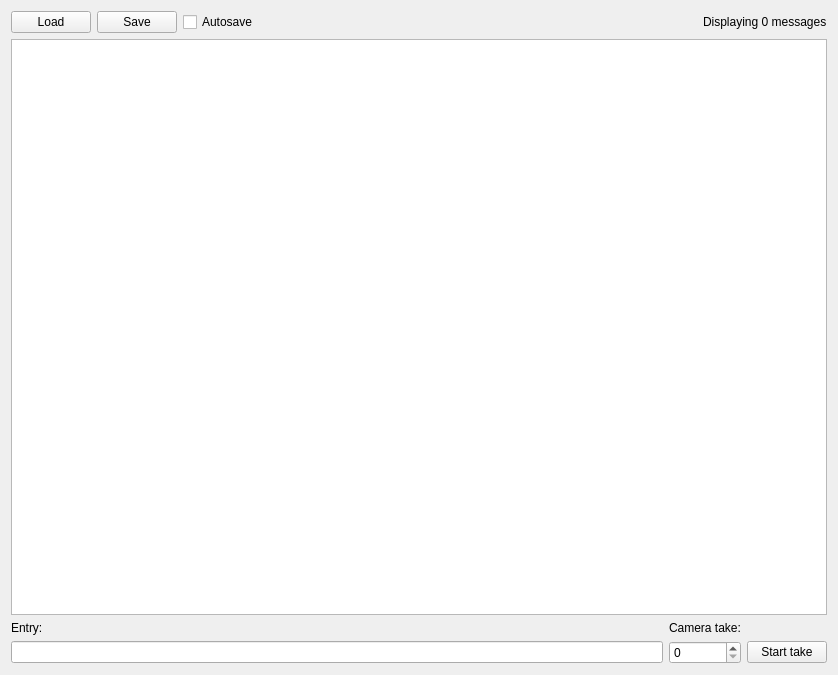
<?xml version="1.0" encoding="UTF-8"?>
<ui version="4.0">
 <class>notes_widget</class>
 <widget class="QWidget" name="notes_widget">
  <property name="geometry">
   <rect>
    <x>0</x>
    <y>0</y>
    <width>838</width>
    <height>675</height>
   </rect>
  </property>
  <property name="windowTitle">
   <string>Note taker</string>
  </property>
  <property name="windowIcon">
   <iconset>
    <normaloff>img/march-walking.png</normaloff>img/march-walking.png</iconset>
  </property>
  <layout class="QGridLayout" name="gridLayout">
   <item row="0" column="0">
    <layout class="QHBoxLayout" name="horizontalLayout">
     <property name="sizeConstraint">
      <enum>QLayout::SetMinAndMaxSize</enum>
     </property>
     <item>
      <widget class="QPushButton" name="load_button">
       <property name="toolTip">
        <string>Load a log file</string>
       </property>
       <property name="text">
        <string>Load</string>
       </property>
       <property name="icon">
        <iconset theme="document-open">
         <normaloff>.</normaloff>.</iconset>
       </property>
       <property name="iconSize">
        <size>
         <width>16</width>
         <height>16</height>
        </size>
       </property>
      </widget>
     </item>
     <item>
      <widget class="QPushButton" name="save_button">
       <property name="toolTip">
        <string>Save currently displayed messages to a file</string>
       </property>
       <property name="text">
        <string>Save</string>
       </property>
       <property name="icon">
        <iconset theme="document-save">
         <normaloff>.</normaloff>.</iconset>
       </property>
       <property name="iconSize">
        <size>
         <width>16</width>
         <height>16</height>
        </size>
       </property>
      </widget>
     </item>
     <item>
      <widget class="QCheckBox" name="autosave_check_box">
       <property name="toolTip">
        <string>&lt;html&gt;&lt;head/&gt;&lt;body&gt;&lt;p&gt;Automatically saves all actions to the most recently saved file when enabled.&lt;/p&gt;&lt;p&gt;&lt;span style=&quot; font-weight:600;&quot;&gt;Can only be enabled once the minutes have been saved to a file.&lt;/span&gt;&lt;/p&gt;&lt;/body&gt;&lt;/html&gt;</string>
       </property>
       <property name="text">
        <string>Autosave</string>
       </property>
       <property name="checked">
        <bool>false</bool>
       </property>
      </widget>
     </item>
     <item>
      <spacer name="horizontal_spacer">
       <property name="orientation">
        <enum>Qt::Horizontal</enum>
       </property>
       <property name="sizeHint" stdset="0">
        <size>
         <width>40</width>
         <height>20</height>
        </size>
       </property>
      </spacer>
     </item>
     <item>
      <widget class="QLabel" name="messages_label">
       <property name="text">
        <string>Displaying 0 messages</string>
       </property>
      </widget>
     </item>
    </layout>
   </item>
   <item row="1" column="0">
    <widget class="QSplitter" name="table_splitter">
     <property name="orientation">
      <enum>Qt::Vertical</enum>
     </property>
     <property name="handleWidth">
      <number>9</number>
     </property>
     <property name="childrenCollapsible">
      <bool>true</bool>
     </property>
     <widget class="QWidget" name="PlaceHolder">
      <layout class="QVBoxLayout" name="vertical_table_layout">
       <item>
        <widget class="QTableView" name="table_view">
         <property name="autoScrollMargin">
          <number>16</number>
         </property>
         <property name="showDropIndicator" stdset="0">
          <bool>false</bool>
         </property>
         <property name="alternatingRowColors">
          <bool>true</bool>
         </property>
         <property name="selectionBehavior">
          <enum>QAbstractItemView::SelectRows</enum>
         </property>
         <property name="iconSize">
          <size>
           <width>16</width>
           <height>16</height>
          </size>
         </property>
         <property name="horizontalScrollMode">
          <enum>QAbstractItemView::ScrollPerPixel</enum>
         </property>
         <property name="sortingEnabled">
          <bool>true</bool>
         </property>
         <attribute name="horizontalHeaderShowSortIndicator" stdset="0">
          <bool>false</bool>
         </attribute>
         <attribute name="horizontalHeaderStretchLastSection">
          <bool>true</bool>
         </attribute>
         <attribute name="verticalHeaderVisible">
          <bool>false</bool>
         </attribute>
        </widget>
       </item>
      </layout>
     </widget>
    </widget>
   </item>
   <item row="2" column="0">
    <layout class="QGridLayout" name="gridLayout_2">
     <item row="1" column="0">
      <widget class="QLineEdit" name="input_field"/>
     </item>
     <item row="0" column="0">
      <widget class="QLabel" name="entry_label">
       <property name="text">
        <string>Entry:</string>
       </property>
      </widget>
     </item>
     <item row="1" column="1">
      <widget class="QSpinBox" name="camera_spin_box"/>
     </item>
     <item row="0" column="1">
      <widget class="QLabel" name="take_label">
       <property name="text">
        <string>Camera take:</string>
       </property>
      </widget>
     </item>
     <item row="1" column="2">
      <widget class="QPushButton" name="take_button">
       <property name="toolTip">
        <string>&lt;html&gt;&lt;head/&gt;&lt;body&gt;&lt;p&gt;Start the camera take number&lt;/p&gt;&lt;/body&gt;&lt;/html&gt;</string>
       </property>
       <property name="text">
        <string>Start take</string>
       </property>
       <property name="icon">
        <iconset theme="camera-video">
         <normaloff>.</normaloff>.</iconset>
       </property>
      </widget>
     </item>
    </layout>
   </item>
  </layout>
 </widget>
 <resources/>
 <connections/>
</ui>
